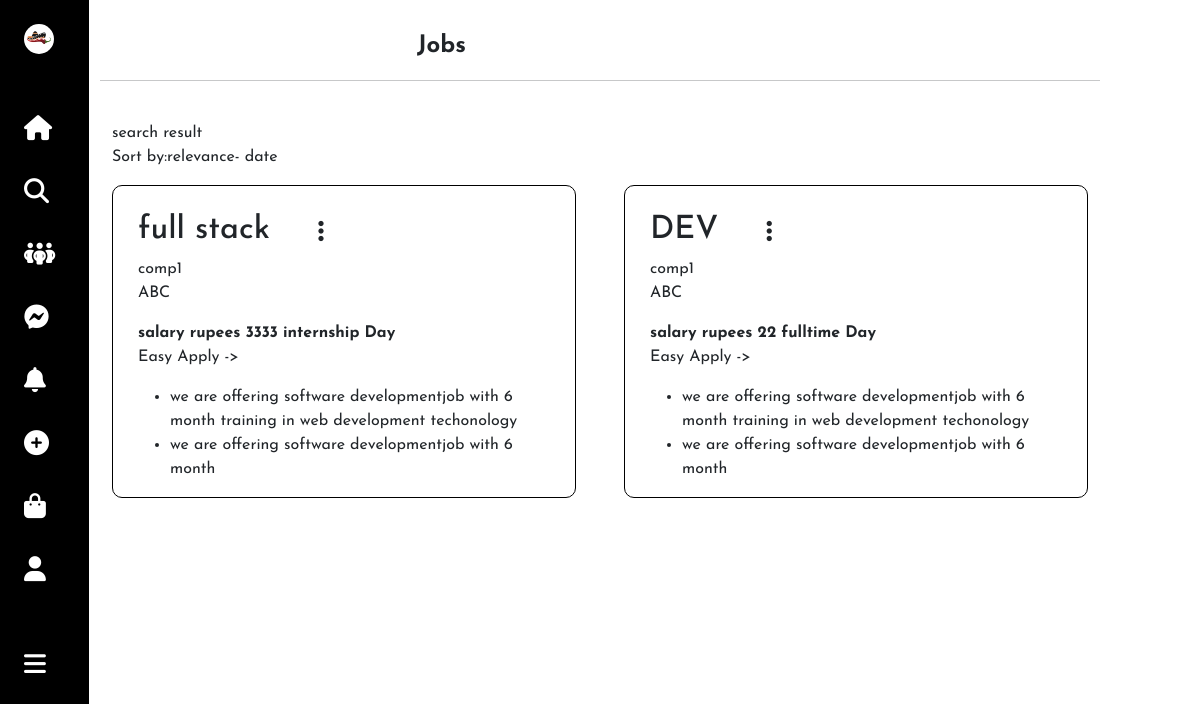
Screenshot of /jobs/ with the database file from the repository.
### app1/models.py (models this page shows)
class job(models.Model):
    jobchoice = (
        ("internship", "internship"),
        ("fulltime", "fulltime"),
        ("fresher", "fresher"),
        )
    company=models.ForeignKey(company,on_delete=models.CASCADE)
    salary=models.IntegerField()
    skillsrequired=models.CharField(max_length=100)
    jobrequired=models.CharField(max_length=100)
    educationrequired=models.CharField( max_length=100)
    jobtype=models.CharField( max_length=100,choices=jobchoice)
    shift=models.CharField( max_length=100)
    weeksdays=models.CharField( max_length=100)
    description=models.TextField(max_length=100)
    rolesandresponsibility=models.TextField( max_length=100)
    created_at=models.DateTimeField(default=datetime.datetime.now)

class company(models.Model):
    companyname=models.CharField(max_length=100)
    address=models.CharField( max_length=100)
    city=models.CharField( max_length=100)
    pincode=models.IntegerField()
    mobileno=models.IntegerField()
    user=models.ForeignKey(User,on_delete=models.CASCADE)
    companylogo=models.ImageField(upload_to='static/images')
    created_at=models.DateTimeField(default=datetime.datetime.now)

### app1/views.py (the view)
# urls.py: path('jobs/',views.jobs,name='jobs'),
def jobs(request):
    jobdata=job.objects.all().order_by('-created_at')
    return render(request,'job_portal.html',{'jobs':jobdata})

### templates/job_portal.html (shortened to what this page needs)
{% extends 'IconSideNav.html' %}
        {% load static %}
        {% block start %}
    <div class="col-10 mx-auto">
 <navbar class="container">
    <div class=" d-flex justify-content-evenly align-items-center mt-1">
        <b class="fs-4"> Jobs</b>
          </div>
    <hr>
</navbar>
        <div class="hero_section container">
            <span>search result</span>
            <p>Sort by:relevance- date</p>
            <div class="row gx-5">
                <div class="d-flex w-100 gap-5 " id="ww">
                    {% for j in jobs %}
                    <div class="job_cards jc" data-bs-toggle="modal" data-bs-target="#exampleModal{{j.id}}">
                        <div>
                            <div class="job_profile d-flex gap-5 align-items-start">
                                <h2>{{j.jobrequired}}</h2>
                                <i class="fa-solid fa-ellipsis-vertical pt-2 fs-4"></i>
                            </div>
                            <p>{{j.company.companyname}} <br>
                                {{j.company.address}}</p>
                            <b>salary rupees {{j.salary}}</b>
                            <b>{{j.jobtype}}</b>
                            <b>{{j.shift}}</b>
                            <p>Easy Apply -></p>
                            <ul>
                                <li>we are offering software developmentjob with 6 month
                                    training in web development techonology
                                </li>
                                <li>we are offering software developmentjob with 6 month
                                </li>
                            </ul>
                        </div>
                    </div>
                    {% endfor %}
                </div>
            </div>
        </div>
    </div>
{% endblock %}

### static/css/job_portal.css (style rules this page uses)
* { font-family: "Josefin Sans", sans-serif; font-optical-sizing: auto; font-weight: 400; font-style: normal; }
body { background-color: yellow; }
.job_cards { border: 1px solid black; border-radius: 10px; padding:25px 25px 0px 25px; }
#ww { width: 450px; }

### rows the page displays
job: jobrequired "full stack", company.companyname "comp1", company.address "ABC", salary "3333", jobtype "internship", shift "Day"
job: jobrequired "DEV", company.companyname "comp1", company.address "ABC", salary "22", jobtype "fulltime", shift "Day"
